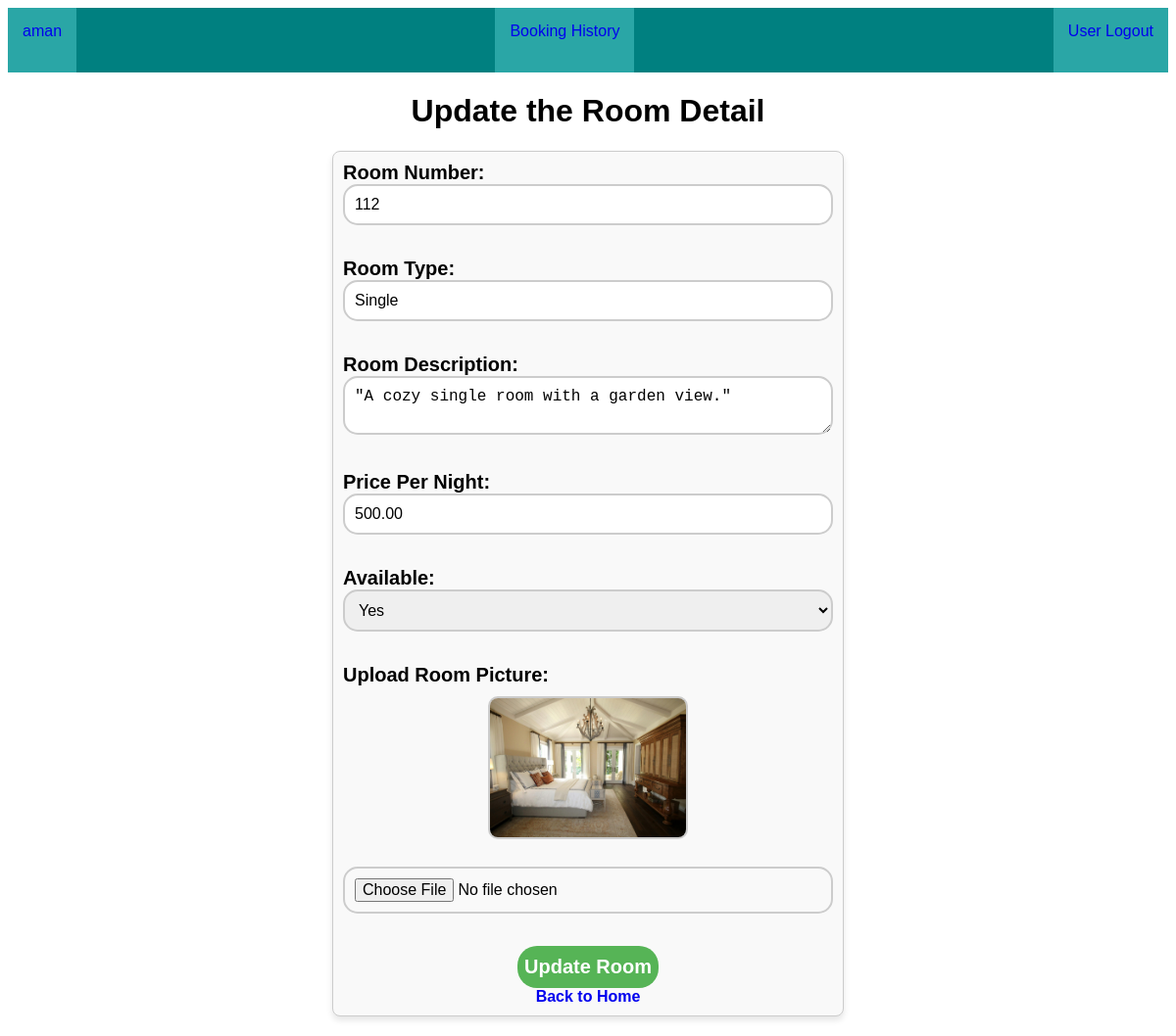
Screenshot of /Booking_edi/2/ (signed in) with the database file from the repository.
### app/models.py (models this page shows, shortened)
class Room(models.Model):
    Room_no = models.CharField(max_length=10)
    Room_type = models.CharField(max_length=20)
    Room_description = models.TextField()
    Price_per_night = models.DecimalField(max_digits=10, decimal_places=2)
    Room_available = models.BooleanField(default=True)
    image = models.ImageField(upload_to='rooms/',null=True,blank=True)
    user = models.ForeignKey(User, on_delete=models.CASCADE)

### app/views.py (the view, shortened to what this page needs)
# urls.py: path('Booking_edi/<int:id>/',Booking_edi),
def Booking_edi(request,id, Add_rooms=True):
    rooms = Room.objects.get(id=id)
    booking = None  # Initialize `booking` to avoid the error
    print(request.POST)
    return render(request, 'Bookingform.html', {'rooms':rooms, 'booking':booking, 'Add_rooms':Add_rooms})

### Template/Bookingform.html (shortened to what this page needs)
{% include 'nav.html' %}
{% load static %}
<link rel="stylesheet" href="{% static 'room.css' %}">
<!DOCTYPE html>
<html lang="en">
<head>
</head>
<body>
    <div style="text-align: center;">
        {% if Add_rooms %}
            <h1> Update the Room Detail </h1>
        {% else %}
            <h1> Add New Room </h1>
        {% endif %}
    </div>
    <form method="POST" enctype="multipart/form-data">
        <b>
        <label class="label" for="Room_no">Room Number:</label>
        <input type="text" id="Room_no" name="Room_no" value="{{ rooms.Room_no }}" required><br><br>
        <label for="Room_type">Room Type:</label>
        <input type="text" id="Room_type" name="Room_type" value="{{ rooms.Room_type }}" required><br><br>
        <label for="Room_description">Room Description:</label>
        <textarea id="Room_description" name="Room_description" required>{{ rooms.Room_description }}</textarea><br><br>
        <label for="Price_per_night">Price Per Night:</label>
        <input type="number" id="Price_per_night" name="Price_per_night" value="{{ rooms.Price_per_night }}" required><br><br>
        <label for="Room_available">Available:</label>
        <select id="Room_available" name="Room_available" required>
            <option value="True" {% if rooms.Room_available == "True" %}selected{% endif %}>Yes</option>
        </select><br><br>
        <label for="image">Upload Room Picture:</label>
        {% if rooms.image %}
            <img src="{{ rooms.image.url }}" alt="Room Image" style="max-width: 200px; margin-bottom: 10px;"><br>
        {% endif %}
        <input type="file" id="image" name="image"  ><br><br>
        <div style="text-align: center;">
            <button type="submit">Update Room</button> <br>
            <a href="/">Back to Home</a>
        </div>
        </b>
    </form>
</body>
</html>

### Template/nav.html (shortened to what this page needs)
{% load static %}
<!DOCTYPE html>
<html lang="en">
<head>
</head>
<body>
    <div>
        <div style="display: flex; justify-content: space-between;background-color: teal;">
            <div style="background-color: rgb(42, 166, 166);padding: 15px;">
                {% if user.is_authenticated %}
                    <a href="/profile">
                        {{user.username}}
                    </a>
                {% else %}
                    <a href="/userlogin">
                        User Login
                    </a>
                {% endif %}
            </div>
            {% if user.profile.is_vendor %}
            <div style="background-color: rgb(42, 166, 166);padding: 15px;">
                <a href="/booking_history/">
                    Booking History
                </a>
            </div>
            {% endif %}
            <div style="background-color: rgb(42, 166, 166);padding: 15px;">
                    <a href="/userlogout/">
                        User Logout
                    </a>
                <br> <br>
            </div>
        </div>
    </div>
</body>
</html>

### app/static/room.css (style rules this page uses)
html { font-family: Arial, Helvetica, sans-serif; }
a { text-decoration: none; }
label { font-size: 20px; }
form { max-width: 500px; margin: 20px auto; padding: 10px; background-color: #f9f9f9; border: 1px solid #ccc; border-radius: 8px; box-shadow: 0 4px 6px rgba(0, 0, 0, 0.1); }
form button { background-color: rgb(86, 180, 86); font-size: 20px; font-weight: bold; padding: 10px 7px; border-radius: 20px; color: white; outline: none; border: none; cursor: pointer; }
form input[type="text"], form input[type="number"], form input[type="file"], form input[type="date"], form textarea, form select { width: 100%; padding: 10px; margin-bottom: 15px; border: 2px solid #ccc; border-radius: 15px; font-size: 16px; box-sizing: border-box; }
form img { display: block; margin: 10px auto; border: 2px solid #ccc; border-radius: 10px; width: 700px; height: auto; }

### rows the page displays
Room: Room_no "112", Room_type "Single", Room_description "\"A cozy single room with a garden view.\"", Price_per_night "500.00", image (picture)

### other values shown
{{ user.username }} "aman"
